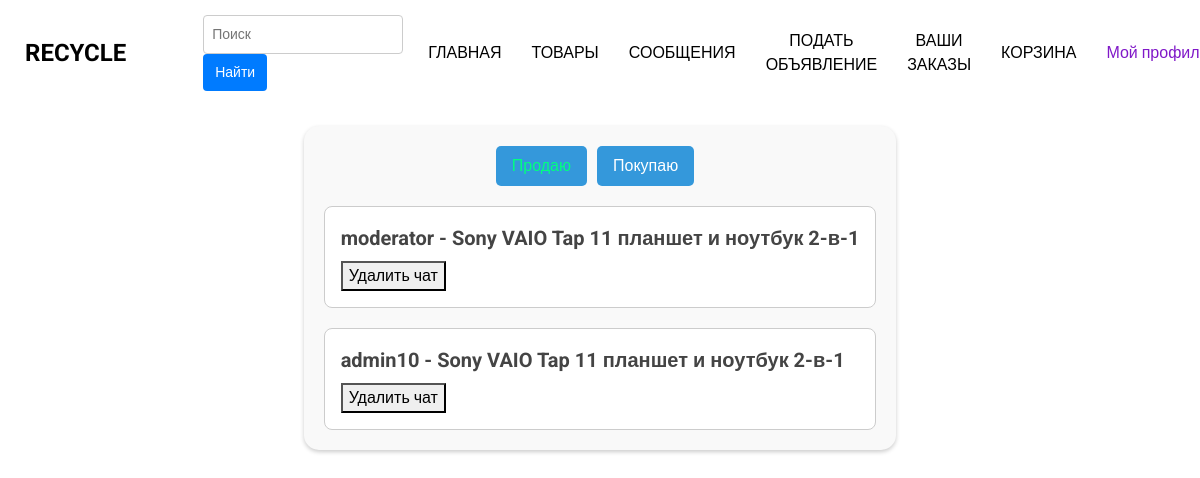
/user_sell (signed in), run on an earlier commit of the app's database.
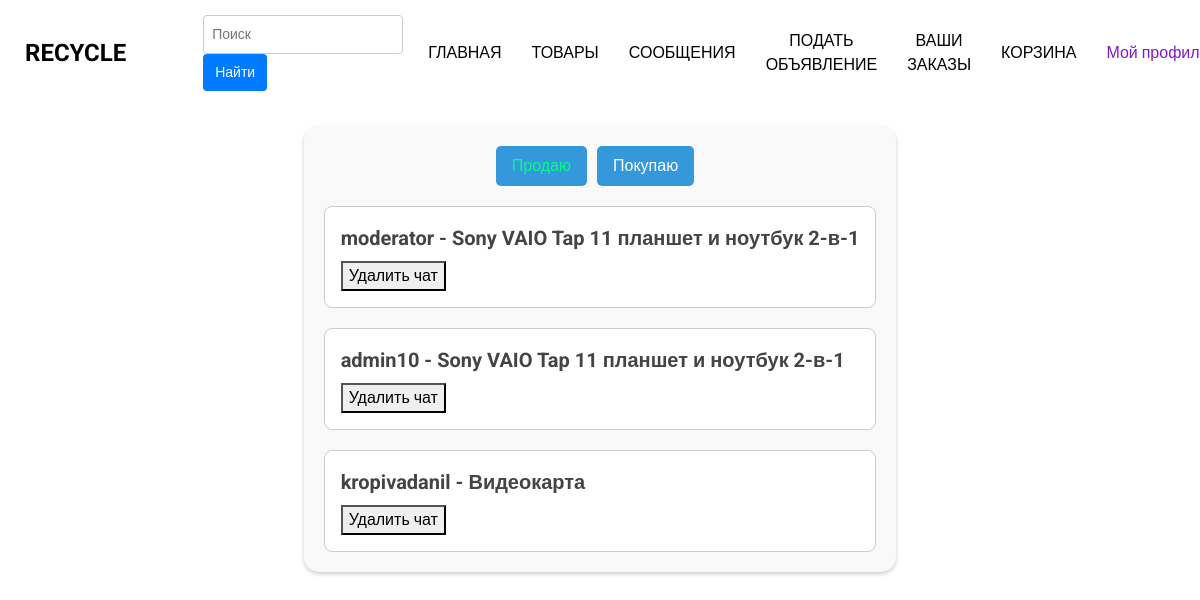
And on a later commit of the database.
### bboard/models.py (models this page shows, shortened)
class Chat(models.Model):
    sender = models.ForeignKey(User, related_name='sent_chats', on_delete=models.CASCADE, null=True, verbose_name='Отправитель')
    receiver = models.ForeignKey(User, related_name='received_chats', on_delete=models.CASCADE, null=True, verbose_name='Получатель')
    product = models.ForeignKey(Product, on_delete=models.CASCADE, verbose_name='Товар')
    created_at = models.DateTimeField(auto_now_add=True, verbose_name='Дата создания')
    last_message = models.ForeignKey('Message', null=True, blank=True, on_delete=models.SET_NULL,
                                     related_name='chat_messages', verbose_name='Последнее сообщение')
    class Meta:
        verbose_name = "Чат"
        verbose_name_plural = "Чаты"

class Product(models.Model):
    user = models.ForeignKey(User, on_delete=models.CASCADE, verbose_name="Пользователь")
    category = models.ForeignKey(Category, on_delete=models.CASCADE, verbose_name="Категория")
    title = models.CharField(max_length=200, verbose_name="Заголовок")
    slug = models.SlugField(unique=True, max_length=400, verbose_name="URL", blank=True)
    description = models.TextField(verbose_name="Описание")
    price = models.DecimalField(max_digits=10, decimal_places=2, verbose_name="Цена")
    image_1 = models.ImageField(upload_to="products", null=True, blank=True, verbose_name="Первое изображение")
    image_2 = models.ImageField(upload_to='products', null=True, blank=True, verbose_name="Второе изображение")
    image_3 = models.ImageField(upload_to='products', null=True, blank=True, verbose_name="Третье изображение")
    created_at = models.DateTimeField(auto_now_add=True, null=True, verbose_name="Дата создания")
    thumbnail_1 = ImageSpecField(source='image_1',
                                 processors=[ResizeToFill(500, 500)],
                                 format='JPEG',
                                 options={'quality': 100})
    thumbnail_2 = ImageSpecField(source='image_2',
                                 processors=[ResizeToFill(500, 500)],
                                 format='JPEG',
                                 options={'quality': 100})
    thumbnail_3 = ImageSpecField(source='image_3',
                                 processors=[ResizeToFill(500, 500)],
                                 format='JPEG',
                                 options={'quality': 100})
    class Meta:
        verbose_name = "Товар"
        verbose_name_plural = "Товары"

### accounts/models.py (models this page shows, shortened)
class User(AbstractUser):
    phone_number = models.CharField(max_length=20, verbose_name="Номер телефона")
    city = models.CharField(max_length=100, choices=CITY_CHOICES, verbose_name="Населенный пункт")
    average_rating = models.DecimalField(max_digits=3, decimal_places=2, default=0.0, verbose_name="Средний рейтинг")
    total_ratings = models.PositiveIntegerField(default=0, verbose_name="Количество оценок")

### bboard/views.py (the view)
# urls.py: path('user_sell', views.user_sell, name="user_sell"),
@login_required
def user_sell(request):
    chats = services.get_user_chats(request.user, chat_type="sell")
    return render(request, "products/sell.html", {"chats": chats, "temp": "sell"})

### bboard/services.py (called while the page is built)
def get_user_chats(user, chat_type):
    if chat_type == "buy":
        return Chat.objects.filter(sender=user).select_related('receiver', 'product')
    elif chat_type == "sell":
        return Chat.objects.filter(receiver=user).select_related('sender')
    else:
        return Chat.objects.filter(sender=user).select_related('receiver', 'product')

### templates/products/sell.html (shortened to what this page needs)
{% extends 'products/new/base.html' %}
{% load static %}
{%block styles%}<link rel="stylesheet" type="text/css" href="{% static 'buy_styles.css' %}">{% endblock %}
{% block content %}
<div class="chats-199">
    <div class="css-1382m1k">
        <a href="{%url 'user_sell' %}" class="{% if temp == 'sell' %}current-page{%endif%}">Продаю</a>
        <a href="{% url 'user_buy' %}" class="{% if temp == 'buy' %}current-page{%endif%}">Покупаю</a>
    </div>
    <div class="css-1b3tih6">
        {%if chats%}
        {% for chat in chats %}
        <a href="{%url 'chat' chat.id%}">
            <div class="chat-container-445">
                <p class="username-765">{{ chat.sender.username }} - {{chat.product.title}} </p>
                <form action="{% url 'delete_chat' chat.id %}" method="POST">
                    <button type="submit">Удалить чат</button>
                </form>
            </div>
        </a>
        {% endfor %}
        {%else%}
            <p align="center">Сообщений пока нет</p>
        {%endif%}
    </div>
</div>
{% endblock %}

What changed in the data, as far as the page shows it:
added Chat: sender.username "kropivadanil", product "Видеокарта"
